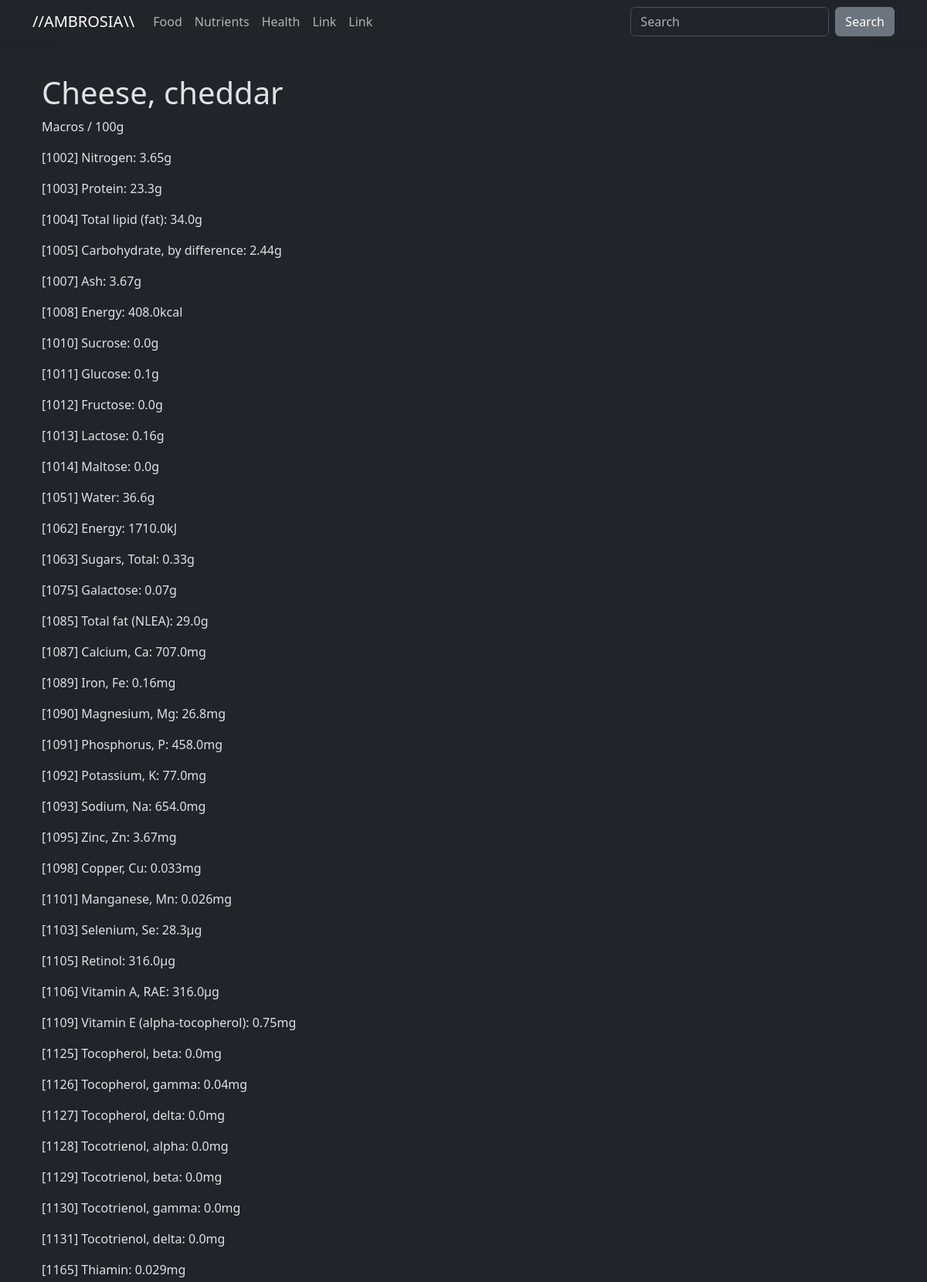
The app's page /food/details/1009 (upper part) with its own data.
### usda_sync/models.py (models this page shows, shortened)
class Food(models.Model):
        id = models.IntegerField(primary_key=True)
        description = models.CharField(max_length=255)
        category = models.CharField(max_length=255)
        calorie_conversion_factor_protein = models.FloatField(null=True)
        calorie_conversion_factor_fat = models.FloatField(null=True)
        calorie_conversion_factor_carbs = models.FloatField(null=True)

class FoodSpec(models.Model):
    food = models.ForeignKey(Food, on_delete=models.CASCADE)
    nutrient = models.ForeignKey(Nutrient, on_delete=models.CASCADE)
    amount = models.FloatField(default=0)
    score = models.FloatField(default=0)
    class Meta:
        unique_together = ('food', 'nutrient')

class Nutrient(models.Model):
        id = models.IntegerField(primary_key=True)
        description = models.CharField(max_length=255)
        unit = models.CharField(max_length=255)
        def __str__(self):
                return self.description

### nutrition_matcher/views.py (the view)
# urls.py: path('food/details/<int:id>', views.details, name='details'),
def details(request, id):
    food = Food.objects.get(id=id)
    food_specs = FoodSpec.objects.filter(food_id=id).order_by('nutrient')
    template = loader.get_template('details.html')
    context = {
        'food_specs' : food_specs, 'food' : food,
    }
    return HttpResponse(template.render(context, request))

### nutrition_matcher/templates/details.html (shortened to what this page needs)
{% extends "master.html" %}
{% block main %}
    <div class="mycard">
        <h1>{{ food.description }}</h1>
        <p>Macros / 100g</p>
        {% for x in food_specs %}
            <p>[{{ x.nutrient.id }}] {{ x.nutrient }}: {{ x.amount }}{{ x.nutrient.unit }}</p>
        {% endfor %}
    </div>
{% endblock %}

### records on screen
Food: description "Cheese, cheddar"
FoodSpec: nutrient.id "1002", nutrient "Nitrogen", amount "3.65", nutrient.unit "g"
FoodSpec: nutrient.id "1003", nutrient "Protein", amount "23.3", nutrient.unit "g"
FoodSpec: nutrient.id "1004", nutrient "Total lipid (fat)", amount "34.0", nutrient.unit "g"
FoodSpec: nutrient.id "1005", nutrient "Carbohydrate, by difference", amount "2.44", nutrient.unit "g"
FoodSpec: nutrient.id "1007", nutrient "Ash", amount "3.67", nutrient.unit "g"
FoodSpec: nutrient.id "1008", nutrient "Energy", amount "408.0", nutrient.unit "kcal"
FoodSpec: nutrient.id "1010", nutrient "Sucrose", amount "0.0", nutrient.unit "g"
FoodSpec: nutrient.id "1011", nutrient "Glucose", amount "0.1", nutrient.unit "g"
FoodSpec: nutrient.id "1012", nutrient "Fructose", amount "0.0", nutrient.unit "g"
FoodSpec: nutrient.id "1013", nutrient "Lactose", amount "0.16", nutrient.unit "g"
FoodSpec: nutrient.id "1014", nutrient "Maltose", amount "0.0", nutrient.unit "g"
FoodSpec: nutrient.id "1051", nutrient "Water", amount "36.6", nutrient.unit "g"
FoodSpec: nutrient.id "1062", nutrient "Energy", amount "1710.0", nutrient.unit "kJ"
FoodSpec: nutrient.id "1063", nutrient "Sugars, Total", amount "0.33", nutrient.unit "g"
FoodSpec: nutrient.id "1075", nutrient "Galactose", amount "0.07", nutrient.unit "g"
FoodSpec: nutrient.id "1085", nutrient "Total fat (NLEA)", amount "29.0", nutrient.unit "g"
FoodSpec: nutrient.id "1087", nutrient "Calcium, Ca", amount "707.0", nutrient.unit "mg"
FoodSpec: nutrient.id "1089", nutrient "Iron, Fe", amount "0.16", nutrient.unit "mg"
FoodSpec: nutrient.id "1090", nutrient "Magnesium, Mg", amount "26.8", nutrient.unit "mg"
FoodSpec: nutrient.id "1091", nutrient "Phosphorus, P", amount "458.0", nutrient.unit "mg"
FoodSpec: nutrient.id "1092", nutrient "Potassium, K", amount "77.0", nutrient.unit "mg"
FoodSpec: nutrient.id "1093", nutrient "Sodium, Na", amount "654.0", nutrient.unit "mg"
FoodSpec: nutrient.id "1095", nutrient "Zinc, Zn", amount "3.67", nutrient.unit "mg"
FoodSpec: nutrient.id "1098", nutrient "Copper, Cu", amount "0.033", nutrient.unit "mg"
FoodSpec: nutrient.id "1101", nutrient "Manganese, Mn", amount "0.026", nutrient.unit "mg"
FoodSpec: nutrient.id "1103", nutrient "Selenium, Se", amount "28.3", nutrient.unit "µg"
FoodSpec: nutrient.id "1105", nutrient "Retinol", amount "316.0", nutrient.unit "µg"
FoodSpec: nutrient.id "1106", nutrient "Vitamin A, RAE", amount "316.0", nutrient.unit "µg"
FoodSpec: nutrient.id "1109", nutrient "Vitamin E (alpha-tocopherol)", amount "0.75", nutrient.unit "mg"
FoodSpec: nutrient.id "1125", nutrient "Tocopherol, beta", amount "0.0", nutrient.unit "mg"
FoodSpec: nutrient.id "1126", nutrient "Tocopherol, gamma", amount "0.04", nutrient.unit "mg"
FoodSpec: nutrient.id "1127", nutrient "Tocopherol, delta", amount "0.0", nutrient.unit "mg"
FoodSpec: nutrient.id "1128", nutrient "Tocotrienol, alpha", amount "0.0", nutrient.unit "mg"
FoodSpec: nutrient.id "1129", nutrient "Tocotrienol, beta", amount "0.0", nutrient.unit "mg"
FoodSpec: nutrient.id "1130", nutrient "Tocotrienol, gamma", amount "0.0", nutrient.unit "mg"
FoodSpec: nutrient.id "1131", nutrient "Tocotrienol, delta", amount "0.0", nutrient.unit "mg"
FoodSpec: nutrient.id "1165", nutrient "Thiamin", amount "0.029", nutrient.unit "mg"
